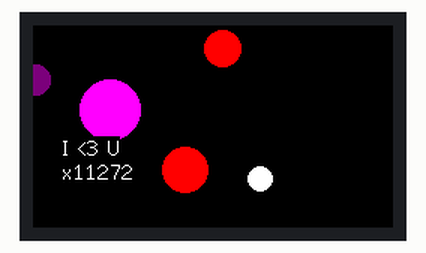
Simulated run of this sketch. Board: ESP32. On the bench: 240×135 colour display. Random numbers use the default seed unless the sketch sets one.

Above: at 0.44 s.
At 5.37 s:
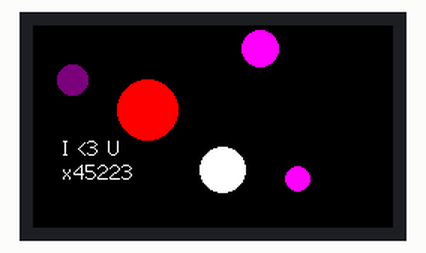
At 10.3 s:
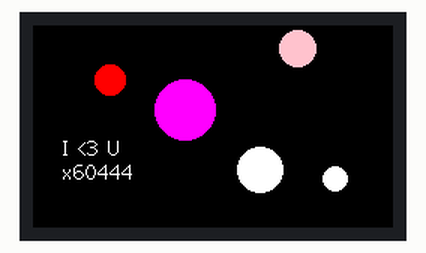
At 20.16 s:
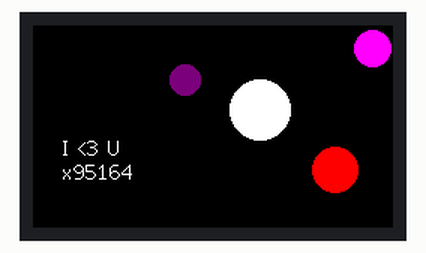
At 30.02 s:
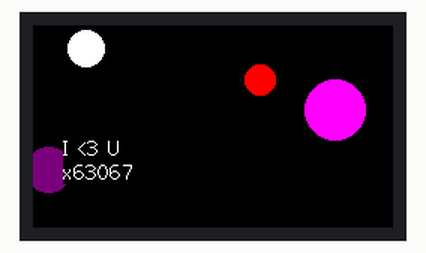
At 39.88 s:
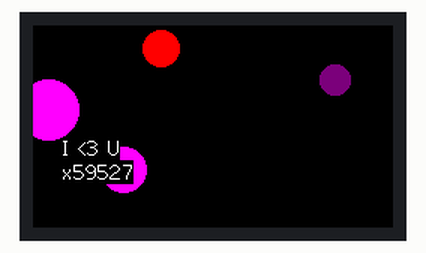

The sketch:

CircleDoodle.ino
```cpp
#include <TFT_eSPI.h>
TFT_eSPI tft = TFT_eSPI();
TFT_eSprite img = TFT_eSprite(&tft);


void setup() {
  // put your setup code here, to run once:
  tft.init();
  tft.setRotation(1);
  img.createSprite(240,135);
  //set screen Back Light brightness
  pinMode(TFT_BL, OUTPUT);
  ledcSetup(0, 5000, 8); // 0-15, 5000, 8
  ledcAttachPin(TFT_BL, 0); // TFT_BL, 0 - 15
  ledcWrite(0, 25); // 0-15, 0-255 (with 8 bit resolution); 0=totally dark;255=totally shiny
}

int x1 = 0;
int x2 = 50;
int x3 = 100;
int x4 = 125;
int x5 = 150;
unsigned int colors[5] = {TFT_WHITE, TFT_PINK, TFT_PURPLE, TFT_RED, TFT_MAGENTA};


void loop() {
  // put your main code here, to run repeatedly:
  //figure out how to make custom colors

  //circle 1
  img.fillCircle(x1, 36, 10, TFT_BLACK);
  x1 = x1+1;
  if (x1>240)
    x1=0;
  img.fillCircle(x1,36,10,colors[random(0,5)]);

  //circle 2
  img.fillCircle(x2, 56, 20, TFT_BLACK);
  x2 = x2+1;
  if (x2>240)
    x2=0;
  img.fillCircle(x2,56,20,colors[random(0,5)]);

  //circle 3
  img.fillCircle(x3, 96, 15, TFT_BLACK);
  x3 = x3+1;
  if (x3>240)
    x3=0;
  img.fillCircle(x3,96,15,colors[random(0,5)]);

  img.fillCircle(x4, 15, 12, TFT_BLACK);
  x4 = x4+1;
  if (x4>240)
    x4=0;
  img.fillCircle(x4,15,12,colors[random(0,5)]);

  img.fillCircle(x5, 102, 8, TFT_BLACK);
  x5 = x5+1;
  if (53>240)
    x5=0;
  img.fillCircle(x5,102,8,colors[random(0,5)]);


  //img.fillRect(18,70,100,100,TFT_PINK);

  img.setTextColor(TFT_WHITE, TFT_BLACK);
  img.drawString("I <3 U", 20, 74, 2);
  img.drawString("x", 20, 90, 2);
  int num = random(0,100000);
  img.drawString(String(num), 27, 90, 2);
  delay(100);

  img.pushSprite(0,0);
}
```
